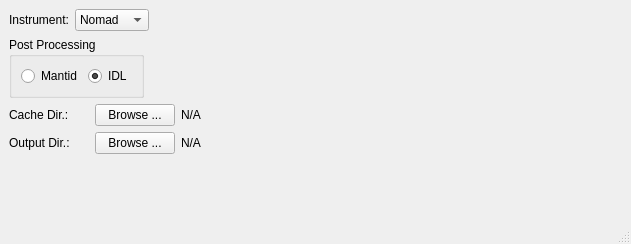
<?xml version="1.0" encoding="UTF-8"?>
<ui version="4.0">
 <class>MainWindow</class>
 <widget class="QMainWindow" name="MainWindow">
  <property name="geometry">
   <rect>
    <x>0</x>
    <y>0</y>
    <width>631</width>
    <height>244</height>
   </rect>
  </property>
  <property name="windowTitle">
   <string>MainWindow</string>
  </property>
  <widget class="QWidget" name="centralwidget">
   <layout class="QVBoxLayout" name="verticalLayout_2">
    <item>
     <layout class="QHBoxLayout" name="horizontalLayout_2">
      <item>
       <widget class="QLabel" name="label">
        <property name="text">
         <string>Instrument:</string>
        </property>
       </widget>
      </item>
      <item>
       <widget class="QComboBox" name="instrument_comboBox">
        <item>
         <property name="text">
          <string>Nomad</string>
         </property>
        </item>
        <item>
         <property name="text">
          <string>Powgen</string>
         </property>
        </item>
       </widget>
      </item>
      <item>
       <spacer name="horizontalSpacer_2">
        <property name="orientation">
         <enum>Qt::Horizontal</enum>
        </property>
        <property name="sizeHint" stdset="0">
         <size>
          <width>40</width>
          <height>20</height>
         </size>
        </property>
       </spacer>
      </item>
     </layout>
    </item>
    <item>
     <layout class="QHBoxLayout" name="horizontalLayout">
      <item>
       <widget class="QGroupBox" name="groupBox">
        <property name="title">
         <string>Post Processing</string>
        </property>
        <layout class="QHBoxLayout" name="horizontalLayout_5">
         <item>
          <widget class="QRadioButton" name="mantid_post_processing_button">
           <property name="text">
            <string>Mantid</string>
           </property>
          </widget>
         </item>
         <item>
          <widget class="QRadioButton" name="idl_post_processing_button">
           <property name="text">
            <string>IDL</string>
           </property>
           <property name="checked">
            <bool>true</bool>
           </property>
          </widget>
         </item>
        </layout>
       </widget>
      </item>
      <item>
       <spacer name="horizontalSpacer">
        <property name="orientation">
         <enum>Qt::Horizontal</enum>
        </property>
        <property name="sizeHint" stdset="0">
         <size>
          <width>40</width>
          <height>20</height>
         </size>
        </property>
       </spacer>
      </item>
     </layout>
    </item>
    <item>
     <layout class="QHBoxLayout" name="horizontalLayout_3">
      <item>
       <widget class="QLabel" name="label_2">
        <property name="minimumSize">
         <size>
          <width>80</width>
          <height>0</height>
         </size>
        </property>
        <property name="maximumSize">
         <size>
          <width>80</width>
          <height>16777215</height>
         </size>
        </property>
        <property name="text">
         <string>Cache Dir.:</string>
        </property>
       </widget>
      </item>
      <item>
       <widget class="QPushButton" name="cache_dir_button">
        <property name="minimumSize">
         <size>
          <width>80</width>
          <height>0</height>
         </size>
        </property>
        <property name="maximumSize">
         <size>
          <width>80</width>
          <height>16777215</height>
         </size>
        </property>
        <property name="text">
         <string>Browse ...</string>
        </property>
       </widget>
      </item>
      <item>
       <widget class="QLabel" name="cache_dir_label">
        <property name="text">
         <string>N/A</string>
        </property>
       </widget>
      </item>
     </layout>
    </item>
    <item>
     <layout class="QHBoxLayout" name="horizontalLayout_4">
      <item>
       <widget class="QLabel" name="label_4">
        <property name="minimumSize">
         <size>
          <width>80</width>
          <height>0</height>
         </size>
        </property>
        <property name="maximumSize">
         <size>
          <width>80</width>
          <height>16777215</height>
         </size>
        </property>
        <property name="text">
         <string>Output Dir.:</string>
        </property>
       </widget>
      </item>
      <item>
       <widget class="QPushButton" name="output_dir_button">
        <property name="minimumSize">
         <size>
          <width>80</width>
          <height>0</height>
         </size>
        </property>
        <property name="maximumSize">
         <size>
          <width>80</width>
          <height>16777215</height>
         </size>
        </property>
        <property name="text">
         <string>Browse ...</string>
        </property>
       </widget>
      </item>
      <item>
       <widget class="QLabel" name="output_dir_label">
        <property name="text">
         <string>N/A</string>
        </property>
       </widget>
      </item>
     </layout>
    </item>
    <item>
     <spacer name="verticalSpacer">
      <property name="orientation">
       <enum>Qt::Vertical</enum>
      </property>
      <property name="sizeHint" stdset="0">
       <size>
        <width>20</width>
        <height>346</height>
       </size>
      </property>
     </spacer>
    </item>
   </layout>
  </widget>
  <widget class="QMenuBar" name="menubar">
   <property name="geometry">
    <rect>
     <x>0</x>
     <y>0</y>
     <width>631</width>
     <height>20</height>
    </rect>
   </property>
  </widget>
  <widget class="QStatusBar" name="statusbar"/>
 </widget>
 <resources/>
 <connections>
  <connection>
   <sender>idl_post_processing_button</sender>
   <signal>clicked()</signal>
   <receiver>MainWindow</receiver>
   <slot>post_processing_clicked()</slot>
   <hints>
    <hint type="sourcelabel">
     <x>136</x>
     <y>104</y>
    </hint>
    <hint type="destinationlabel">
     <x>194</x>
     <y>218</y>
    </hint>
   </hints>
  </connection>
  <connection>
   <sender>mantid_post_processing_button</sender>
   <signal>clicked()</signal>
   <receiver>MainWindow</receiver>
   <slot>post_processing_clicked()</slot>
   <hints>
    <hint type="sourcelabel">
     <x>62</x>
     <y>94</y>
    </hint>
    <hint type="destinationlabel">
     <x>196</x>
     <y>175</y>
    </hint>
   </hints>
  </connection>
  <connection>
   <sender>instrument_comboBox</sender>
   <signal>currentIndexChanged(int)</signal>
   <receiver>MainWindow</receiver>
   <slot>instrument_changed()</slot>
   <hints>
    <hint type="sourcelabel">
     <x>129</x>
     <y>41</y>
    </hint>
    <hint type="destinationlabel">
     <x>260</x>
     <y>50</y>
    </hint>
   </hints>
  </connection>
  <connection>
   <sender>cache_dir_button</sender>
   <signal>clicked()</signal>
   <receiver>MainWindow</receiver>
   <slot>cache_dir_button_clicked()</slot>
   <hints>
    <hint type="sourcelabel">
     <x>160</x>
     <y>137</y>
    </hint>
    <hint type="destinationlabel">
     <x>562</x>
     <y>109</y>
    </hint>
   </hints>
  </connection>
  <connection>
   <sender>output_dir_button</sender>
   <signal>clicked()</signal>
   <receiver>MainWindow</receiver>
   <slot>output_dir_button_clicked()</slot>
   <hints>
    <hint type="sourcelabel">
     <x>122</x>
     <y>180</y>
    </hint>
    <hint type="destinationlabel">
     <x>124</x>
     <y>209</y>
    </hint>
   </hints>
  </connection>
 </connections>
 <slots>
  <slot>post_processing_clicked()</slot>
  <slot>instrument_changed()</slot>
  <slot>cache_dir_button_clicked()</slot>
  <slot>output_dir_button_clicked()</slot>
 </slots>
</ui>
